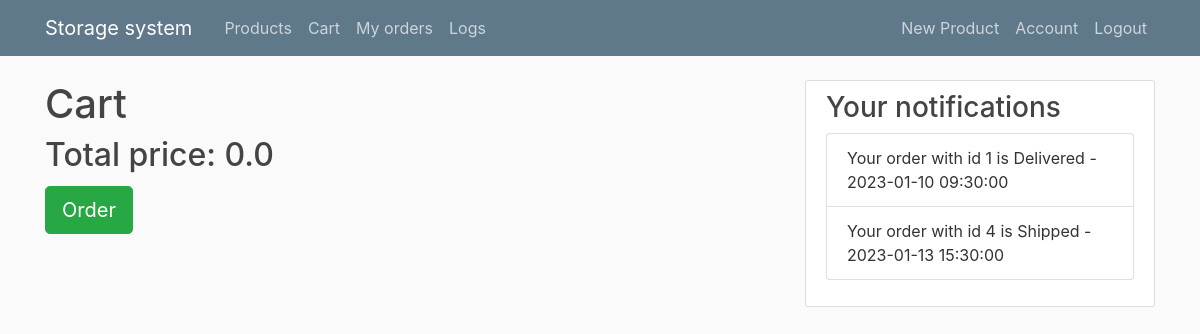
Page /cart (signed in) on the committed database.
### flaskblog/models.py (models this page shows)
class Notification(db.Model):
    id = db.Column(db.Integer, primary_key=True)
    userId = db.Column(db.Integer, db.ForeignKey('user.id'))
    message = db.Column(db.Text, nullable=False)
    timestamp = db.Column(db.DateTime, nullable=False, default=datetime.utcnow)

### flaskblog/main/routes.py (the view)
@login_required
@main.route('/cart')
def cart():
    page = request.args.get('page', 1, type=int)
    cart = session.get('cart', {})
    cart = dict(sorted(cart.items()))
    products = Product.query.filter(Product.id.in_(list(cart.keys())))    # get products list from database which were added to cart
    total_price = round(calculate_total_price(cart, products),2)
    products = products.paginate(page=page, per_page=5)
    return render_template('cart.html', products=products, cart=cart, total_price=total_price)

### flaskblog/main/routes.py (called while the page is built)
def calculate_total_price(cart, products):
    total_price = 0.0
    for product in products:
        quantity = cart[str(product.id)]
        total_price += product.price * quantity
    return total_price

### flaskblog/models.py (called while the page is built)
@login_manager.user_loader
def load_user(user_id):
    return User.query.get(int(user_id))

    def has_roles(self, role):
        if isinstance(role, str):
            return role in (role.name for role in self.roles)
        else:
            return role in self.roles

### flaskblog/templates/cart.html (shortened to what this page needs)
{% extends "layout.html" %}
{% block content %}
    <h1>Cart</h1>
    <div style="padding-bottom: 1px; margin-bottom: 4px;">
      <h2>Total price: {{ total_price }}</h2>
      <a class="btn btn-success btn-lg mt-1 mb-1" href="{{ url_for('orders.add_order', page=products.page) }}">Order</a>
    </div>
{% endblock content %}

### flaskblog/templates/layout.html (shortened to what this page needs)
<!DOCTYPE html>
<html>
<head>
    <link rel="stylesheet" href="https://maxcdn.bootstrapcdn.com/bootstrap/4.0.0/css/bootstrap.min.css">
    <link rel="stylesheet" type="text/css" href="{{ url_for('static', filename='main.css') }}">
</head>
<body>
    <header class="site-header">
      <nav class="navbar navbar-expand-md navbar-dark bg-steel fixed-top">
        <div class="container">
          <a class="navbar-brand mr-4" href="/">Storage system</a>
          <div class="collapse navbar-collapse" id="navbarToggle">
            <div class="navbar-nav mr-auto">
              {% if current_user.is_authenticated %}
                <a class="nav-item nav-link" href="{{ url_for('main.products') }}">Products</a>
                <a class="nav-item nav-link" href="{{ url_for('main.cart') }}">Cart</a>
                <a class="nav-item nav-link" href="{{ url_for('main.orders') }}">My orders</a>
                   {% if current_user.is_authenticated %}
                    {% if current_user.has_roles('admin') %}
                  <a class="nav-item nav-link" href="{{ url_for('logs.get_logs') }}">Logs</a>
                    {% endif %}
                {% endif %}
              {% endif %}
            </div>
            <div class="navbar-nav">
              {% if current_user.is_authenticated %}
                {% if current_user.has_roles('admin') %}
                  <a class="nav-item nav-link" href="{{ url_for('products.new_product') }}">New Product</a>
                {% endif %}
                <a class="nav-item nav-link" href="{{ url_for('users.account') }}">Account</a>
                <a class="nav-item nav-link" href="{{ url_for('users.logout') }}">Logout</a>
              {% else %}
                <a class="nav-item nav-link" href="{{ url_for('users.login') }}">Login</a>
                <a class="nav-item nav-link" href="{{ url_for('users.register') }}">Register</a>
              {% endif %}
            </div>
          </div>
        </div>
      </nav>
    </header>
    <main role="main" class="container">
      <div class="row">
        <div class="col-md-8">
          {% block content %}{% endblock %}
        </div>
      {% if current_user.is_authenticated %}
        <div class="col-md-4">
          <div class="content-section">
            <h3>Your notifications</h3>
              <ul class="list-group">
                 <ul class="list-group">
                    {% for notification in current_user.notifications %}
                        <li class="list-group-item">
                    {{ notification.message }} - {{ notification.timestamp }}
                        </li>
                    {% endfor %}
                </ul>
              </ul>
          </div>
        </div>
      {% endif %}
      </div>
    </main>
</body>
</html>

### flaskblog/static/main.css (style rules this page uses)
body { background: #fafafa; color: #333333; margin-top: 5rem; }
h1, h2, h3, h4, h5, h6 { color: #444444; }
.bg-steel { background-color: #5f788a; }
.site-header .navbar-nav .nav-link { color: #cbd5db; }
.content-section { background: #ffffff; padding: 10px 20px; border: 1px solid #dddddd; border-radius: 3px; margin-bottom: 20px; }

### rows in the picture
Notification: message "Your order with id 1 is Delivered", timestamp "2023-01-10 09:30:00"
Notification: message "Your order with id 4 is Shipped", timestamp "2023-01-13 15:30:00"

### other values in the picture
{{ total_price }} "0.0"
